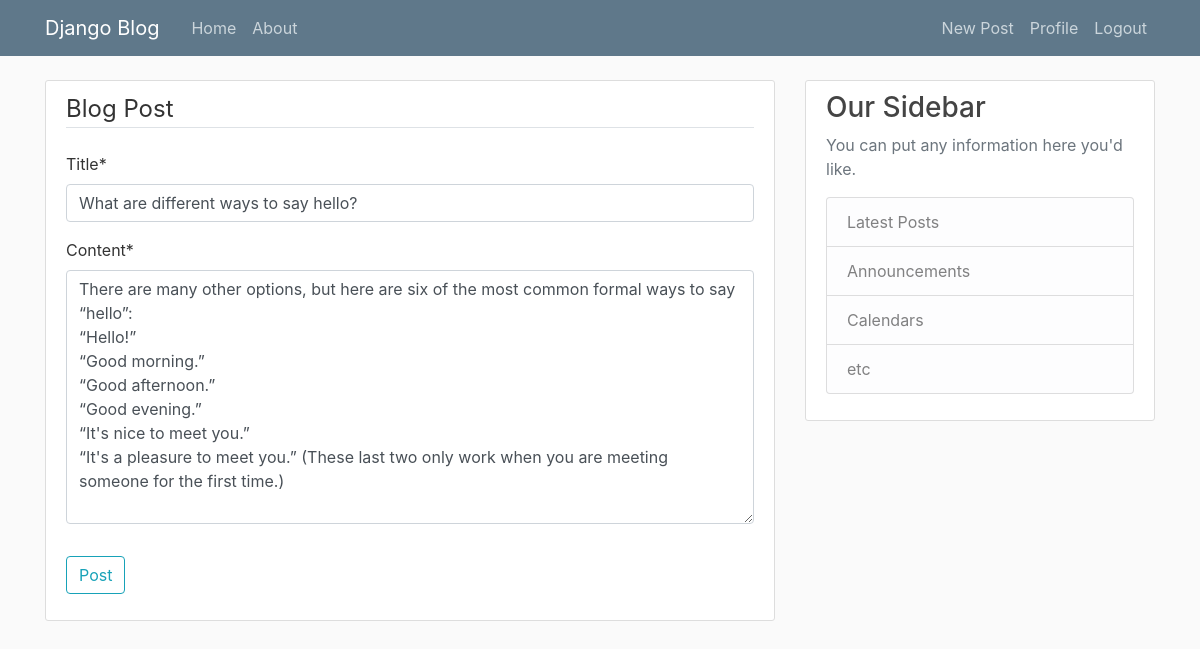
Page /post/2/update/ (signed in) on the committed database.
### blog/models.py (models this page shows, shortened)
class Post(models.Model):
    title=models.CharField(max_length=100)
    content=models.TextField()
    date_posted=models.DateTimeField(default=timezone.now)
    author=models.ForeignKey(User, on_delete=models.CASCADE)

### blog/views.py (the view, shortened to what this page needs)
# urls.py: path('post/<int:pk>/update/', PostUpdateView.as_view(), name='post-update'),
class PostUpdateView(LoginRequiredMixin, UserPassesTestMixin, UpdateView):
    model = Post
    fields = ['title', 'content']
    def test_func(self):
        post = self.get_object()
        if self.request.user == post.author:
            return True
        return False

### blog/templates/blog/post_form.html (shortened to what this page needs)
{% extends "blog/base.html" %}
{% load crispy_forms_tags%}
{% block content %}
    <div class="content-section">
        <form method="POST">
            <fieldset class="form-group">
                <legend class="border-bottom mb-4">Blog Post</legend>
                {{form|crispy}}
            </fieldset>
            <div class="form-group">
                <button class="btn btn-outline-info" type="submit">Post</button>
            </div>
        </form>
    </div>
{% endblock %}

### blog/static/blog/main.css (style rules this page uses)
body { background: #fafafa; color: #333333; margin-top: 5rem; }
.content-section { background: #ffffff; padding: 10px 20px; border: 1px solid #dddddd; border-radius: 3px; margin-bottom: 20px; }

### rows in the picture
Post: title "What are different ways to say hello?", content "There are many other options, but here are six of the most common formal ways to say “hello”: “Hello!” “Good morning.” “Good afternoon.” “Good evening.” “It's nice to meet you.” “It's a pleasure to meet you.” (These last two only work when you are meeting someone for the first time.)"
